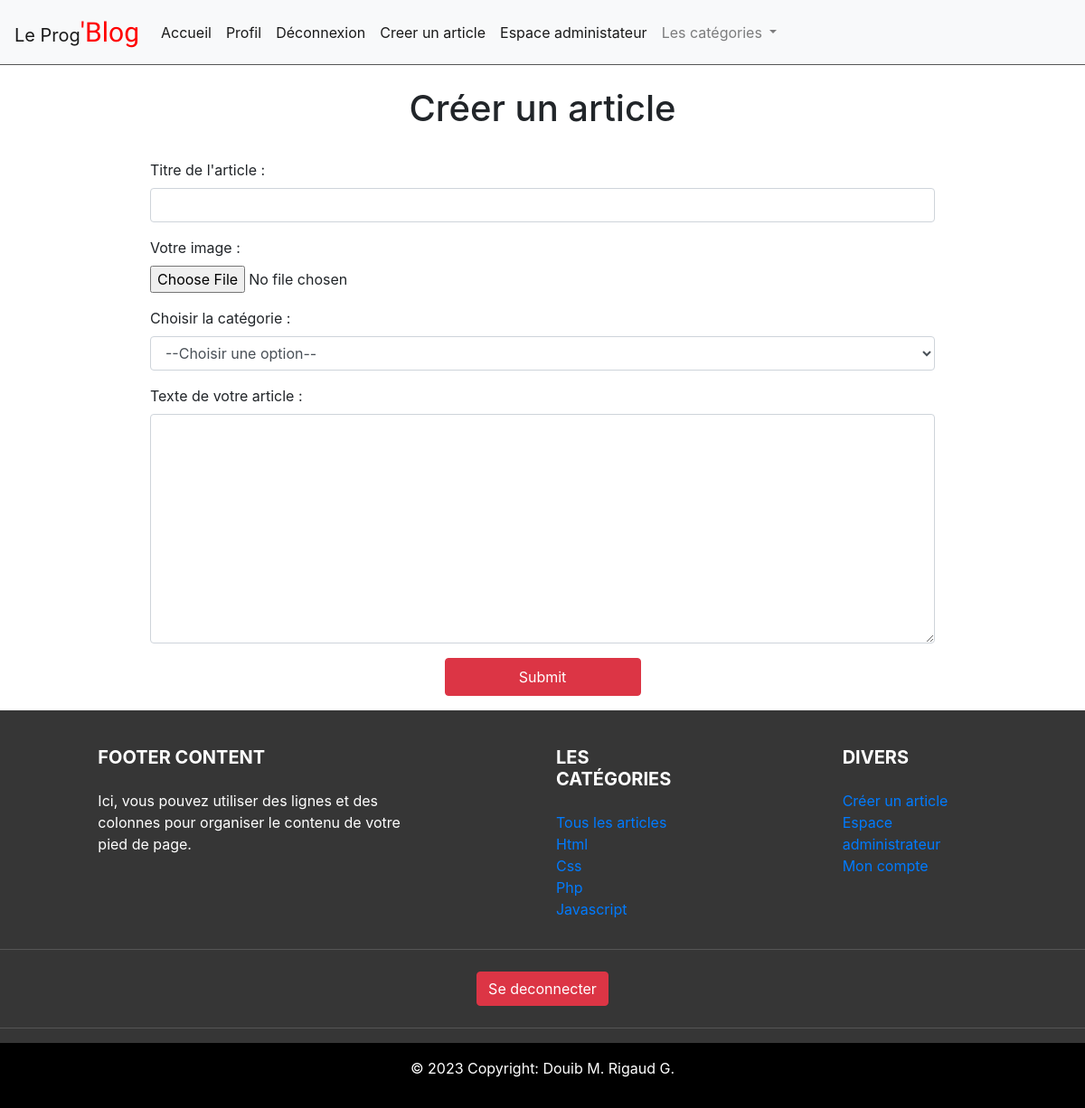
The page /creer-article.php (signed in) on the database its author committed.
### tables this page shows
CREATE TABLE IF NOT EXISTS `categories` (
  `id` int(11) NOT NULL AUTO_INCREMENT,
  `nom` varchar(80) NOT NULL,
  PRIMARY KEY (`id`)
);

### php/fonction/fonctions.php (called while the page is built, shortened)
<?php
function recuperation($base,$selection,$table) {
    $requete = $base->prepare("SELECT $selection FROM $table" );
    $requete->execute();
    $resultat = $requete->fetchall();
    return $resultat ;
}
?>

### php/include/connexion.php (called while the page is built)
<?php
require 'php/fonction/fonctions.php';
$bd = connexionPDO();
$categories = recuperation($bd,'*','categories');
?>

### creer-article.php (the view, shortened to what this page needs)
<?php
    require 'php/include/connexion.php';
    $requete = $bd->prepare("SELECT * FROM categories");
    $requete->execute();
    $resultat = $requete->fetchall();
?>
<!DOCTYPE html>
<html lang="fr">
<head>
    <link rel="stylesheet" href="https://maxcdn.bootstrapcdn.com/bootstrap/4.0.0/css/bootstrap.min.css">
    <link href="src/fontello/css/fontello.css" rel="stylesheet">
    <link href="src/css/styles.css" rel="stylesheet">
</head>
<body>
    <header><?php include 'php/include/header.php' ?></header>
    <main>
        <h1 class="text-center mt-4">Créer un article</h1>
        <form action="php/traitement/formulaire_creer_article.php" method="POST" enctype="multipart/form-data" class="w-75 p-3 m-auto">
            <div class="form-group">
                <label for="titre"  >Titre de l'article :</label>
                <input type="text" id="titre" name="titre" class="form-control">
            </div>
            <div class="form-group">
                <label for="image">Votre image : </label>
                <input type="file" id="image" accept=".jpg,.jpeg,.png,.gif" name="image" class="form-control-file" >
            </div>
            <div class="form-group">
                <label for="categorie">Choisir la catégorie : </label>
                <select name="categorie" id="categorie" class="form-control" >
                    <option value="">--Choisir une option--</option>
                </select>
            </div>
            <div class="form-group">
                <label for="article">Texte de votre article :</label>
                <textarea name="article" id="article" cols="30" rows="10" class="form-control"></textarea>
            </div>
            <input type="submit" name="valider" class="btn btn-danger d-block m-auto w-25 p-2">
        </form>
    </main>
    <?php include 'php/include/footer.php' ?>
</body>
</html>

### php/include/footer.php (shortened to what this page needs)
<footer class="page-footer font-small stylish-color-dark pt-4">
  <div class="container text-center text-md-left">
    <div class="row">
      <div class="col-md-4 mx-auto">
        <h5 class="font-weight-bold text-uppercase mt-3 mb-4">Footer Content</h5>
        <p>Ici, vous pouvez utiliser des lignes et des colonnes pour organiser le contenu de votre pied de page. </p>
      </div>
      <div class="col-md-2 mx-auto">
        <h5 class="font-weight-bold text-uppercase mt-3 mb-4">Les catégories</h5>
        <ul class="list-unstyled">
            <li><a href="articles.php">Tous les articles</a></li>
            <?php if (isset($categories)) :?>
                <?php for ($i=0 ; $i<COUNT($categories); $i++) : ?>
                    <li>
                        <a href="articles.php?categorie=<?= $categories[$i]['id']?>&p=1"><?= ucwords(strtolower($categories[$i]['nom'])) ?></a>
                    </li>
                <?php endfor ;?>
            <?php endif ;?>
        </ul>
      </div>
      <div class="col-md-2 mx-auto">
        <h5 class="font-weight-bold text-uppercase mt-3 mb-4">Divers</h5>
        <ul class="list-unstyled">
        <?php if (isset($_SESSION['user']->id)) :?>
          <?php if ($_SESSION['user']->id_droits == 42 || $_SESSION['user']->id_droits == 1337 ) : ?>
              <li>
                <a href="creer-article.php" >Créer un article</a>
              </li>
          <?php endif ;?>
          <?php if ( $_SESSION['user']->id_droits == 1337 ) : ?>
              <li>
                <a href="admin.php" >Espace administrateur</a>
              </li>
          <?php endif ;?>
          <li>
            <a href="profil.php" >Mon compte</a>
          </li>
        <?php endif ;?>
        </ul>
      </div>
    </div>
  </div>
<?php if (!isset($_SESSION['user']->id)) : ?>
  <hr>
  <ul class="list-unstyled list-inline text-center py-2">
    <li class="list-inline-item">
      <a href="inscription.php" class="btn btn-danger btn-rounded">S'enregistrer</a>
    </li>
  </ul>
<?php else : ?>
    <hr>
    <ul class="list-unstyled list-inline text-center py-2">
   <li class="list-inline-item">
     <a href="php/traitement/deconnexion.php" class="btn btn-danger btn-rounded">Se deconnecter</a>
   </li>
 </ul>
  <hr>
<?php endif ;?>
  <div class="footer-copyright text-center py-3">
    <p> © 2023 Copyright: Douib M. Rigaud G.</p>
  </div>
</footer>

### src/css/styles.css (style rules this page uses)
footer { color: white; background-color: rgb(54, 54, 54); }
.footer-copyright { background-color: black; }
hr { border-top: 1px solid rgb(85, 85, 85) ; }

### rows shown on the page
categories: nom "Html"
categories: nom "Css"
categories: nom "Php"
categories: nom "Javascript"
